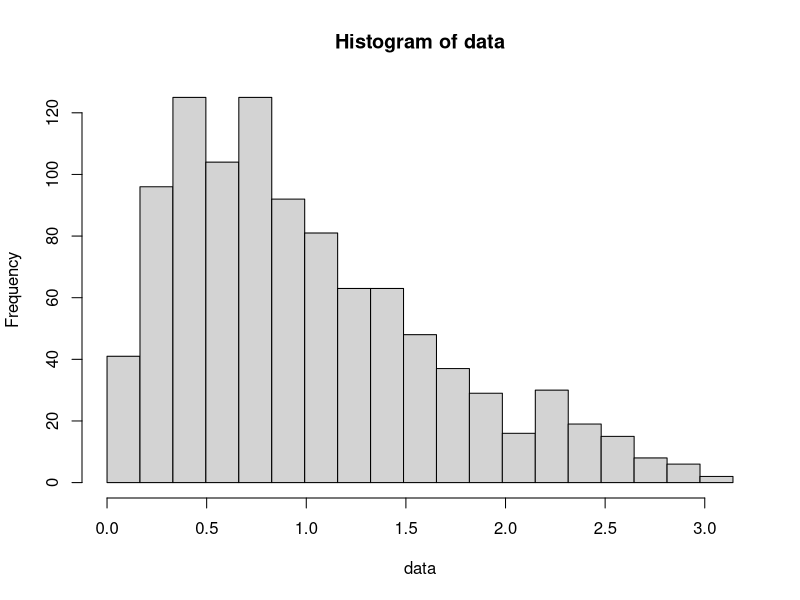
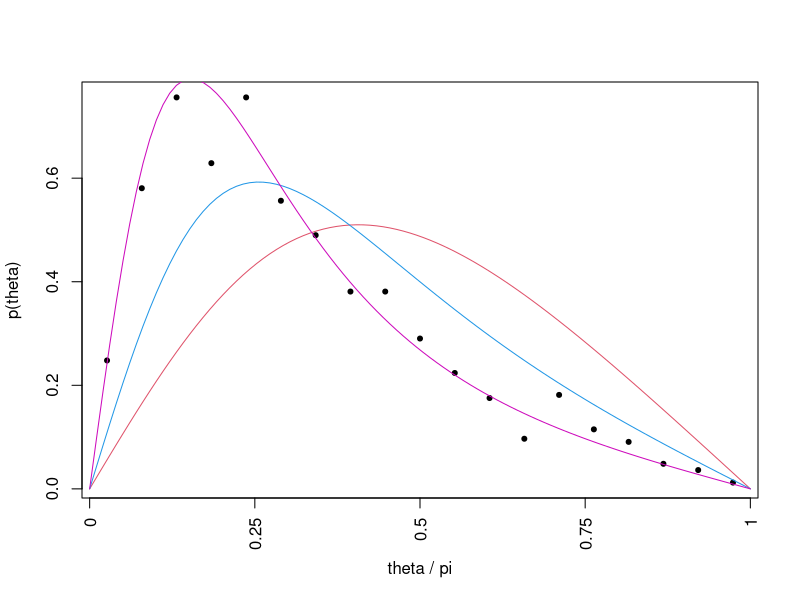
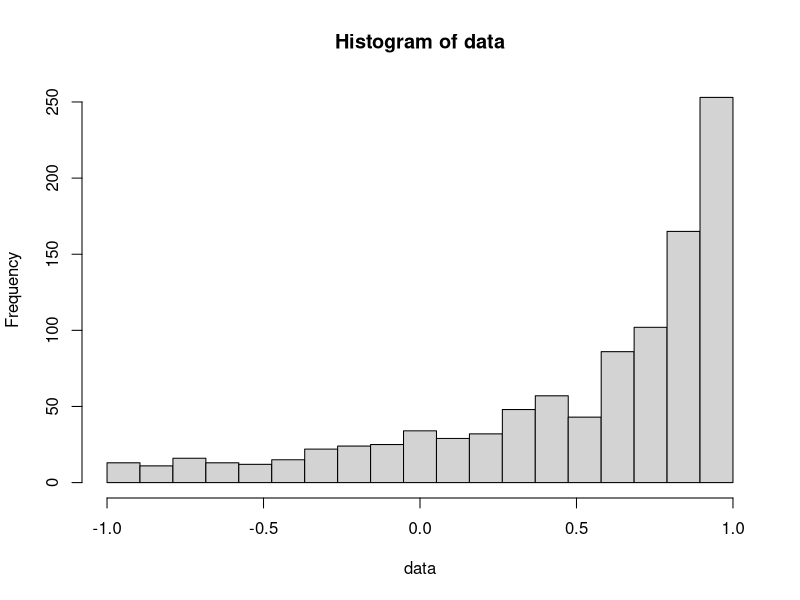
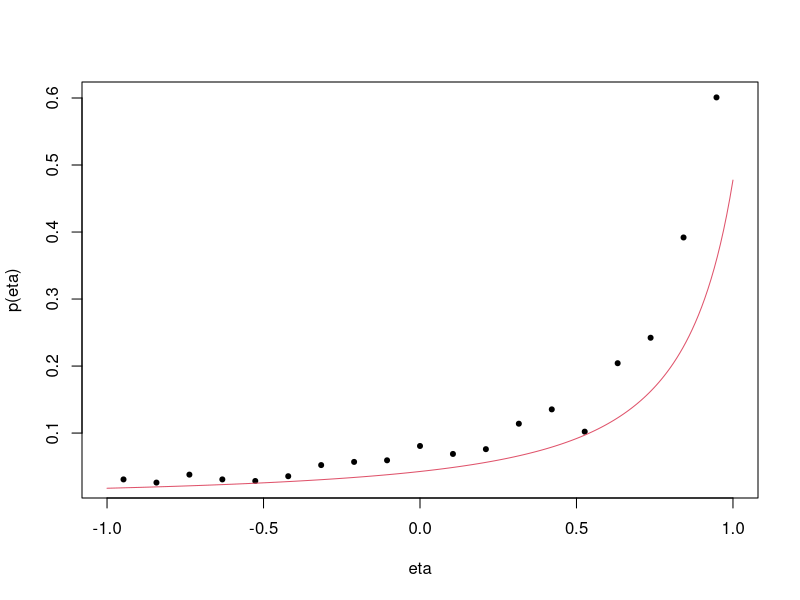

R code for these plots, in order:
ntests = 1000

# part 1
scatter_prb <- function(theta, g){
    1/(4*pi)*(1-g^2)/(1+g^2-2*g*cos(theta))^(3/2)
}

png('6-2_scatter_prob.png')
xdata = seq(0, pi, length.out=100)
#plot(0,type='n', xlim=c(0,pi), xlab="theta / pi", ylab="p(theta)", xaxt='n')

data = sample(xdata,ntests,rep=TRUE,prob=2*pi*sin(xdata)*scatter_prb(xdata, .5))
h = hist(data, breaks=seq(0,pi, length.out=20))
plot(h$mids, h$density, xaxt='n', xlab="theta / pi", ylab="p(theta)", pch=20)

for (g in seq(.1,.5,.2)) {
    lines(xdata, 2*pi*sin(xdata)*scatter_prb(xdata, g), col=1+g*10)
}
axis(1, at=seq(0,pi,pi/4),labels=seq(0, 1, 1/4), las=2)

#mean and variance
paste('theta_mean = ', mean(data))
paste('theta_var  = ', var(data))

# part 2
scatter_eta <- function(eta, g){
    scatter_prb(acos(eta),g)
}
xdata = seq(-1,1,.01)

png('6-2_scatter_eta.png')
#plot(0,type='n', ylim=c(0,.8*ntests), xlim=c(-1,1), xlab="eta", ylab="p(eta)")
data = sample(xdata,ntests,rep=TRUE,prob=scatter_eta(xdata,.5))
h = hist(data, breaks=seq(-1,1, length.out=20))
plot(h$mids, h$density/4, xlim=c(-1,1), xlab="eta", ylab="p(eta)", pch=20)

lines(xdata, scatter_eta(xdata, .5), col=2)
